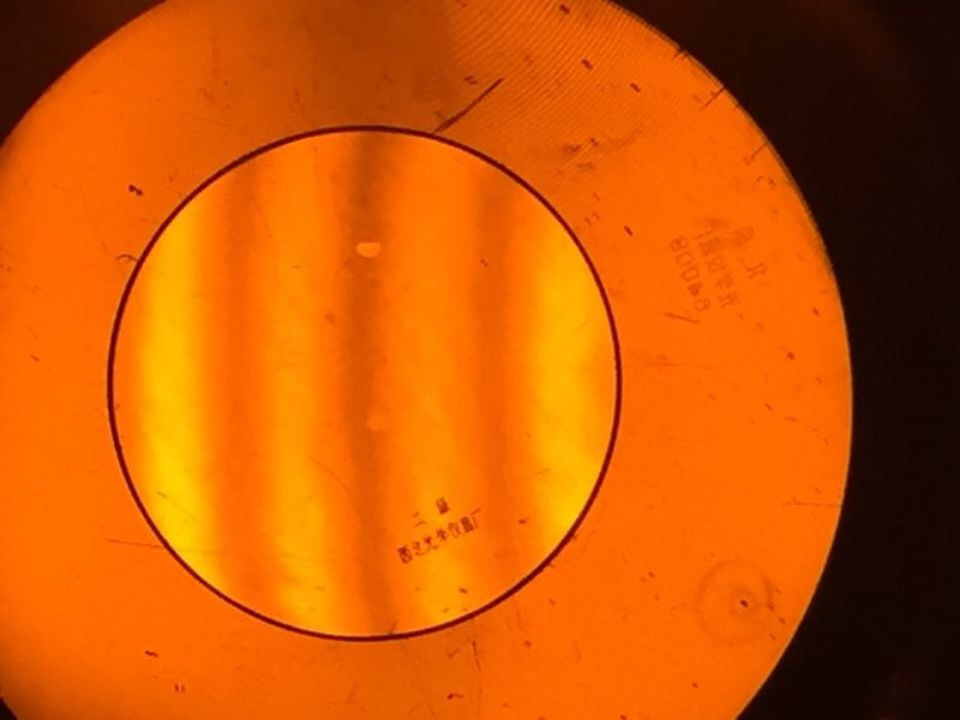
%> input picture photo/1.jpg, 960 x 720 px
$ octave --eval "result = Circle_Region_seg(im2double(imread('photo/1.jpg')));"   (GNU Octave 9; MATLAB toolbox functions it lacks are replaced by stand-ins)
%> lines starting %> are read from the running program, lines starting %| are printed output that depends on the picture; in (x1, y1, x2, y2) boxes, pixels count from 0 and x2, y2 are one past the last pixel; in counts of white or black regions, pixels touching at a corner belong together; the program's own positions count from 1
### Circle_Region_Extract.m
function ln=Circle_Region_Extract(Image,Radius,Center)
if ~(abs(Center(1)-Radius)<0 & abs(Center(2)-Radius)<0)
    [m,n,z]=size(Image);
    [X,Y]=meshgrid(1:n,1:m);
    R_temp=sqrt((X-Center(1)).^2+(Y-Center(2)).^2);
    R_temp1=R_temp<=Radius;
    if(numel(size(Image))>2)
        R_Out=R_temp1.*im2double(Image(:,:,1));
        G_Out=R_temp1.*im2double(Image(:,:,2));
        B_Out=R_temp1.*im2double(Image(:,:,3));
        ln(:,:,1)=R_Out;
        ln(:,:,2)=G_Out;
        ln(:,:,3)=B_Out;
    else
        ln=R_temp1.*im2double(Image);
    end
else
    disp('exceed Radius');
end
% imshow(ln);

### Circle_Region_seg.m
function out = Circle_Region_seg( bw )
% 提取感兴趣区域
% 发现图中的面积在250——300之间的圆形子区域
[c,r]=imfindcircles(bw,[250 300],'ObjectPolarity','dark','Sensitivity',.97);
figure;
subplot(131);
imshow(bw);
% 在原图中标记圆心为c半径为r的圆形区域
viscircles(c,r);
title('检测圆');

%提取圆形区域
ln=Circle_Region_Extract(bw,r,c);
subplot(132);
imshow(ln);
title('提取圆形区域')

% dimention = 540;
% radius = 270;
radius=ceil(r);      %半径
dimention=2*radius;
xx = zeros(dimention, dimention);
center_x = round(size(xx,1)/2); %xx的中心点坐标
center_y = round(size(xx,2)/2);
center_x1=floor(c(1,2));   %原图圆心坐标
center_y1=floor(c(1,1));
for i = 1: size(xx, 1)
    for j = 1: size(xx,2)
        temp = sqrt((i-center_x)^2+(j-center_y)^2);
        if(temp <= radius)
            xx(i, j) = ln(center_x1-radius+i+1,center_y1-radius+j+1);
        end
    end
end
% figure;
out=xx;
subplot(133);
imshow(out);
title('分割出来感兴趣区域');

end
%> in Circle_Region_seg, `[c,r]=imfindcircles(bw,[250 300],'ObjectPolarity','dark','Sensitivity'..`: c = [365.4 384.5]; r = 257.7
%> in Circle_Region_Extract, `R_temp=sqrt((X-Center(1)).^2+(Y-Center(2)).^2);`:
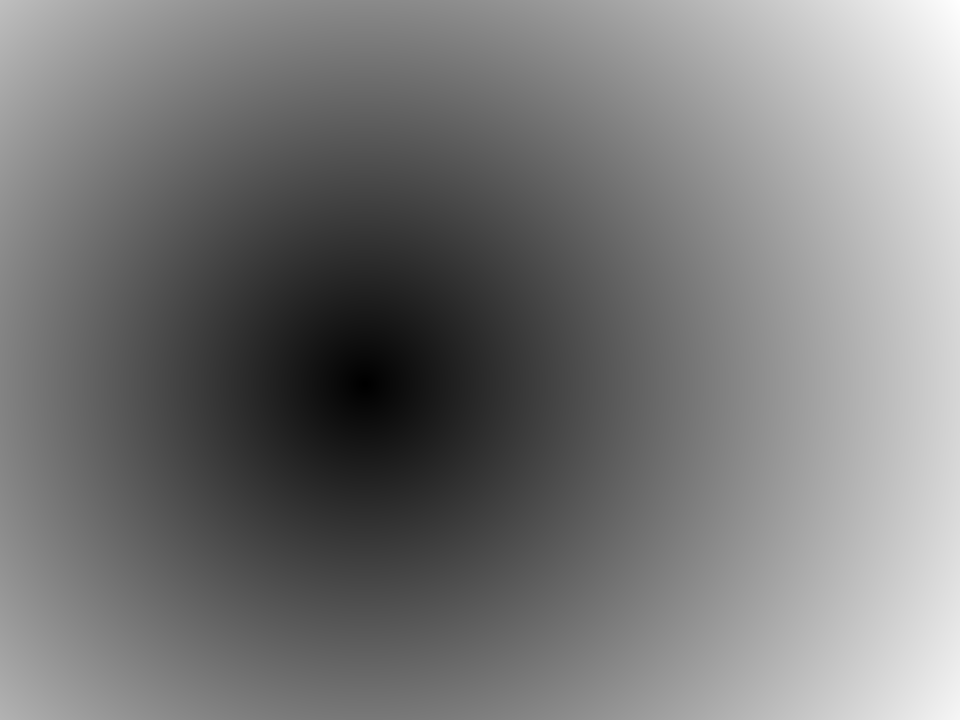
%> R_temp: size 720x960 double; min 0.61, max 707.5, mean 336.8; drawn with min black and max white
%> in Circle_Region_Extract, `R_temp1=R_temp<=Radius;`:
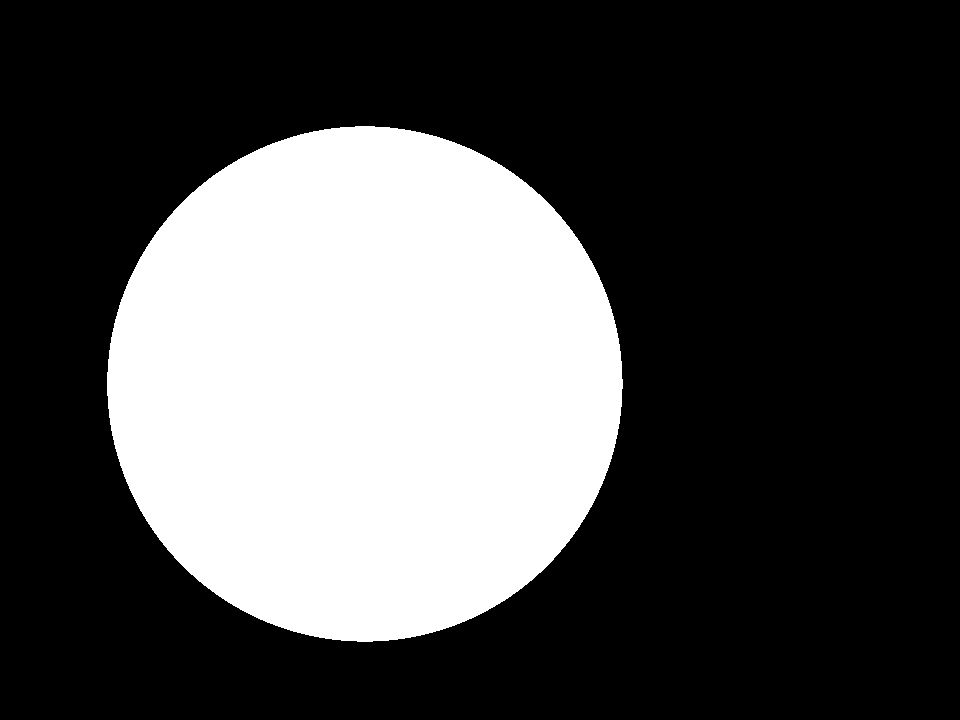
%> R_temp1: size 720x960 logical; 30.2% white; 1 white region, box (x1, y1, x2, y2) and area: (107, 126, 623, 642) 208577
%> in Circle_Region_Extract, `G_Out=R_temp1.*im2double(Image(:,:,2));`:
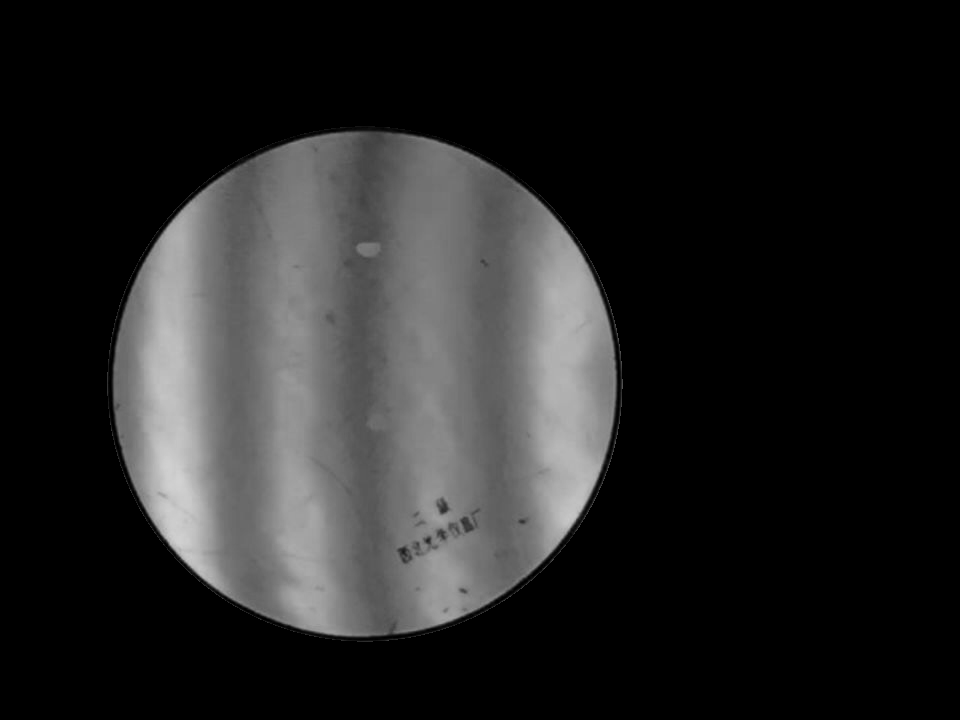
%> G_Out: size 720x960 double; min 0, max 0.824, mean 0.143
%> in Circle_Region_Extract, `B_Out=R_temp1.*im2double(Image(:,:,3));`:
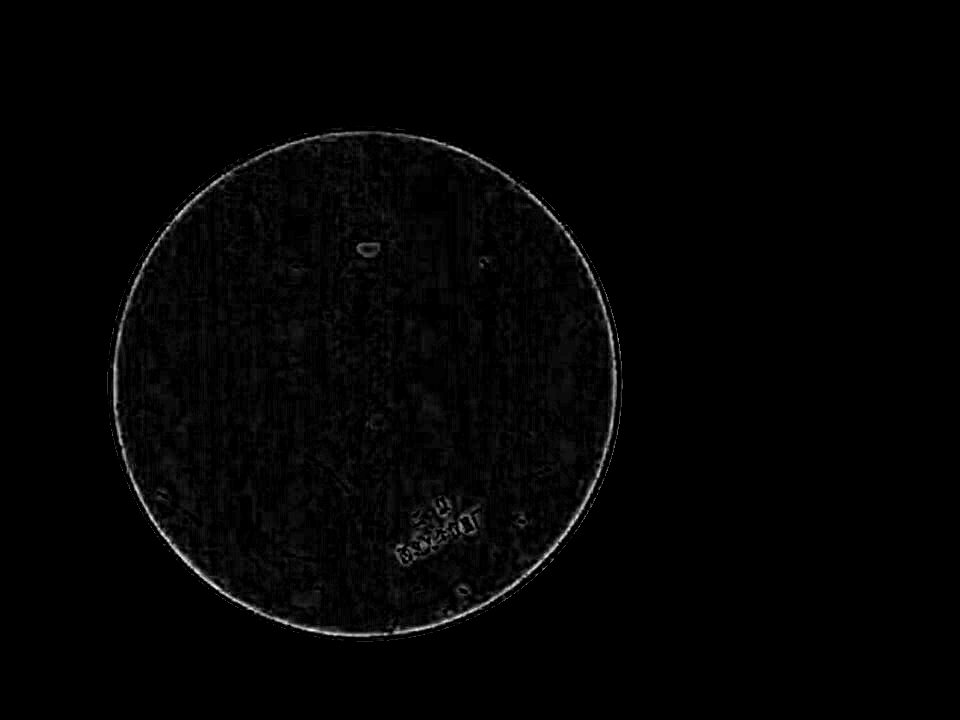
%> B_Out: size 720x960 double; min 0, max 0.271, mean 0.00348; drawn with min black and max white
%> in Circle_Region_Extract, `ln(:,:,3)=B_Out;`:
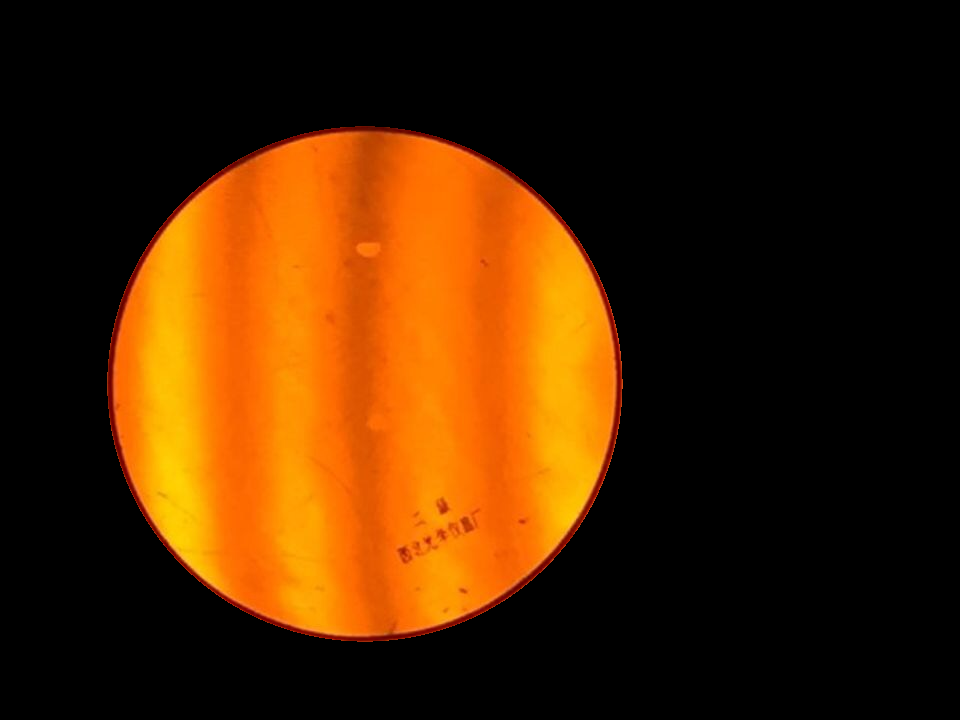
%> ln: size 720x960x3 double; mean R, G, B 0.289, 0.143, 0.00348
%> in Circle_Region_seg, `radius=ceil(r);`: radius = 258
%> in Circle_Region_seg, `dimention=2*radius;`: dimention = 516
%> in Circle_Region_seg, `xx = zeros(dimention, dimention);`: xx: size 516x516 double; every value is 0
%> in Circle_Region_seg, `center_x1=floor(c(1,2));`: center_x1 = 384
%> in Circle_Region_seg, `center_y1=floor(c(1,1));`: center_y1 = 365
%> after the loop in Circle_Region_seg, `for i = 1: size(xx, 1)`:
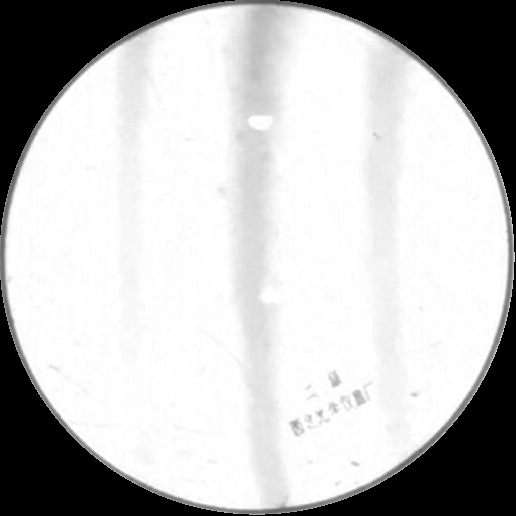
%> xx: size 516x516 double; min 0, max 1, mean 0.749
%> `result = Circle_Region_seg(im2double(imread('photo/1.jpg')));`:
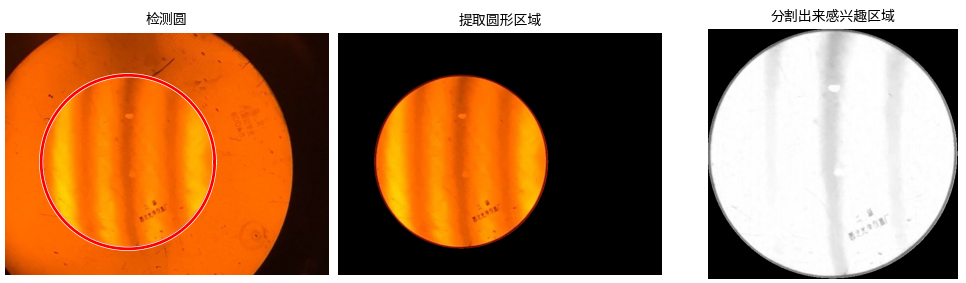
%> figure redrawn from the program's plot data, 3 panels

$ run again, on photo/2.jpg
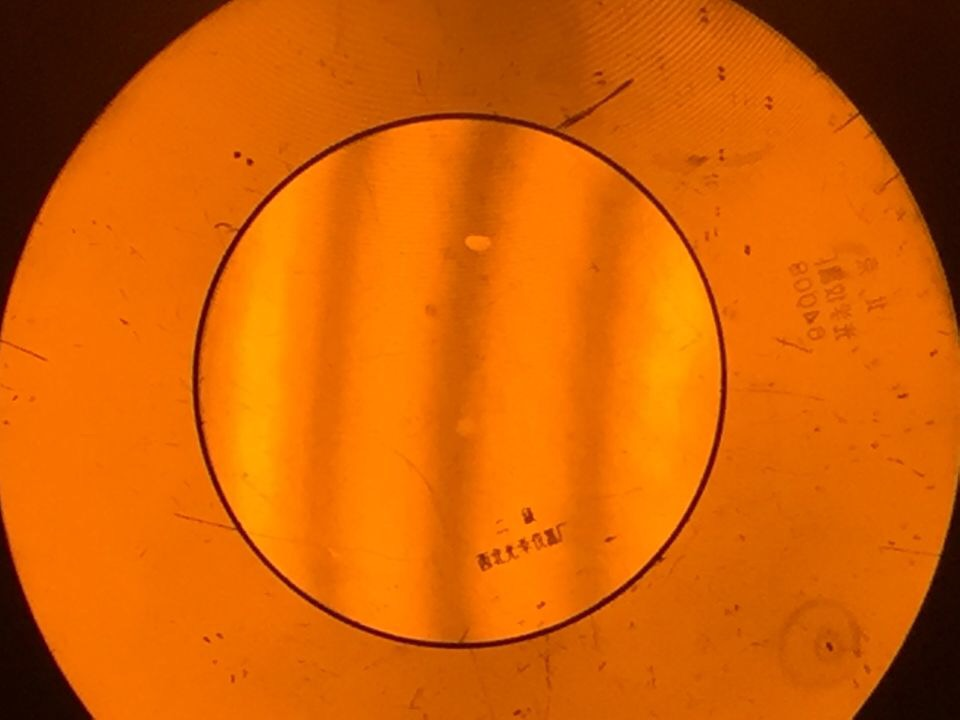
%> input picture photo/2.jpg, 960 x 720 px
%> c = [460.1 381]; r = 267.4
%> in Circle_Region_Extract, `R_temp1=R_temp<=Radius;`:
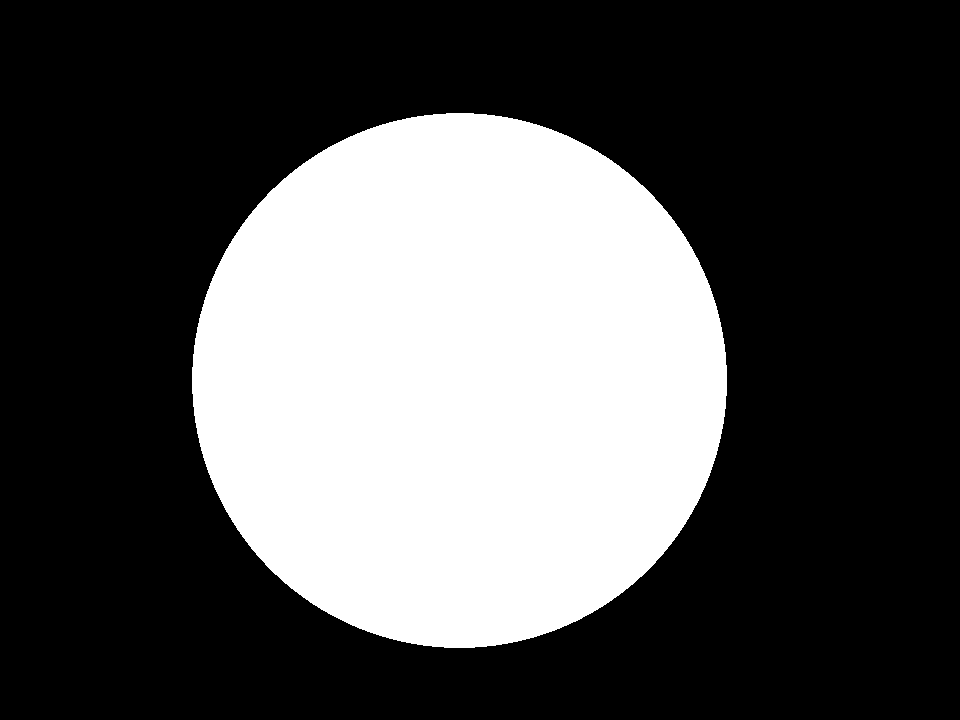
%> R_temp1: size 720x960 logical; 32.5% white; 1 white region, box (x1, y1, x2, y2) and area: (192, 113, 727, 648) 224661
%> radius = 268
%> dimention = 536
%> center_x1 = 381
%> center_y1 = 460
%> `result = Circle_Region_seg(im2double(imread('photo/1.jpg')));`:
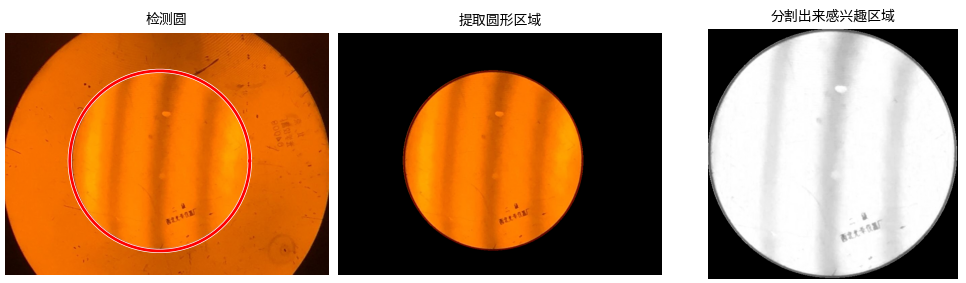
%> figure redrawn from the program's plot data, 3 panels

$ run again, on photo/3.jpg
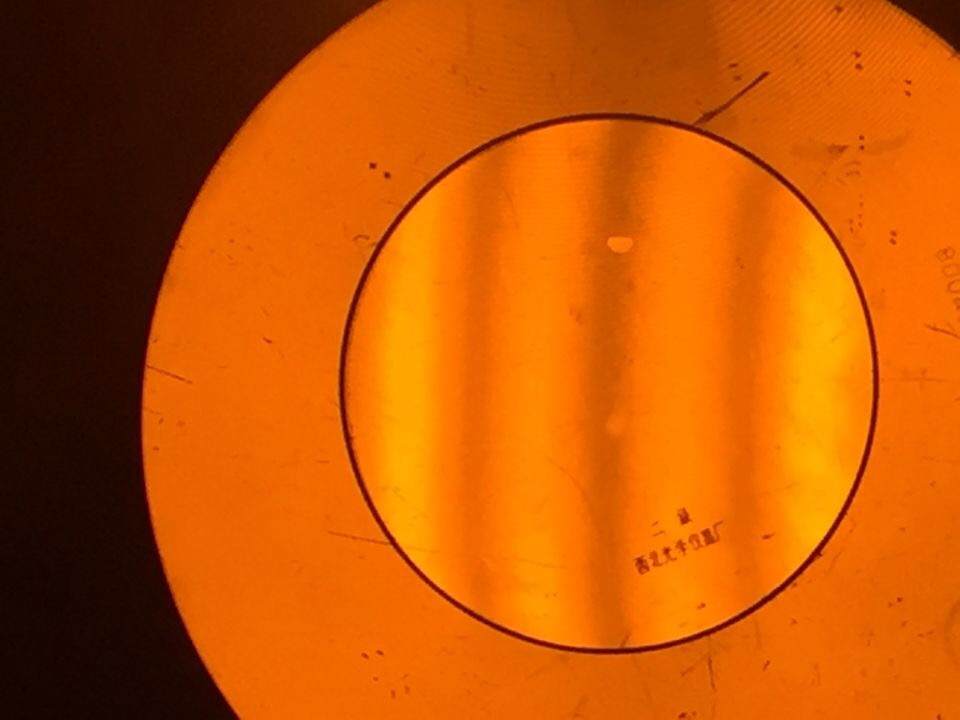
%> input picture photo/3.jpg, 960 x 720 px
%> c = [609.2 384.7]; r = 270.1
%> in Circle_Region_Extract, `R_temp1=R_temp<=Radius;`:
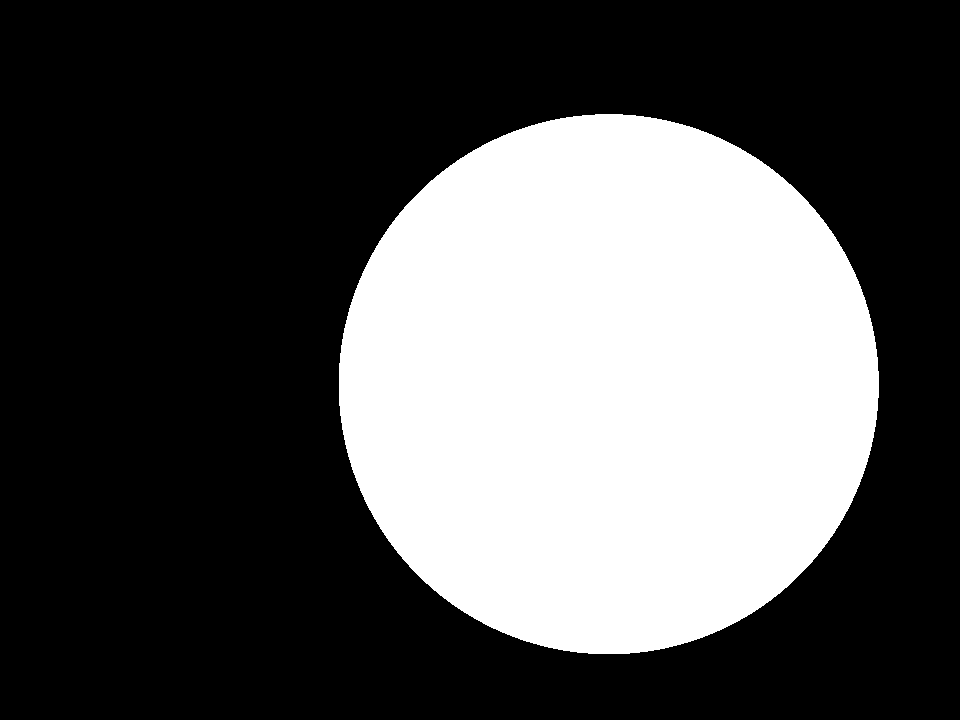
%> R_temp1: size 720x960 logical; 33.2% white; 1 white region, box (x1, y1, x2, y2) and area: (339, 114, 879, 654) 229186
%> radius = 271
%> dimention = 542
%> center_x1 = 384
%> center_y1 = 609
%> `result = Circle_Region_seg(im2double(imread('photo/1.jpg')));`:
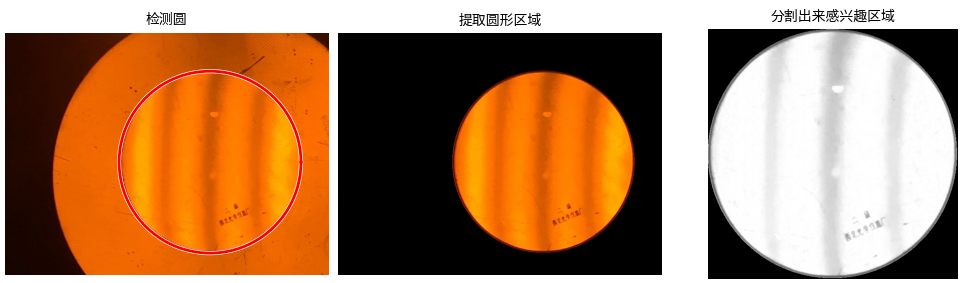
%> figure redrawn from the program's plot data, 3 panels
